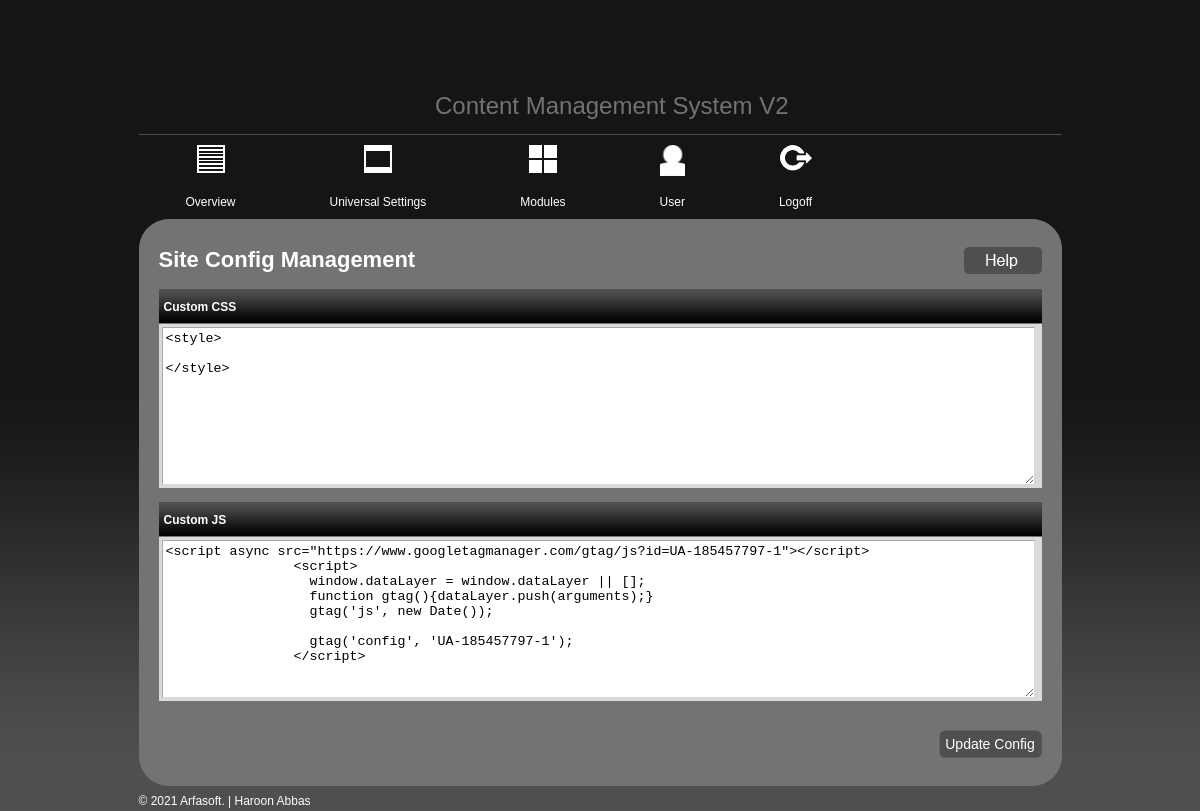
Screenshot of /admin/custom.php (signed in) with the database file from the repository.
### tables this page shows
CREATE TABLE `config_tbl` (
  `id` int(11) NOT NULL,
  `header` mediumblob NOT NULL,
  `footer` mediumblob NOT NULL,
  `copyright` mediumblob NOT NULL,
  `contacttext` mediumblob NOT NULL,
  `ar_header` blob NOT NULL,
  `ar_footer` blob NOT NULL,
  `ar_copyright` blob NOT NULL,
  `whatsapp` text,
  `whatsappmessage` text,
  `facebook` text,
  `linkedin` text,
  `instagram` text,
  `twitter` text,
  `youtube` text,
  `vimeo` text,
  `pinterest` text,
  `google` text,
  `adminemail` text,
  `custom_js` blob,
  `header_css` blob
);

### includes/db_wrapper.php (called while the page is built, shortened)
<?php
class mysqldb
{
    var $host;
    var $user;
    var $password;
    var $db_name;
    var $connection = false;
    var $result;
    var $error_level = 0;
    var $error_desc = "No errors";
    var $num_rows = 0;
    public function __construct($host, $user, $password, $db_name, $port)
    {
        $this->host = isset($host) ? $host : "localhost";
        $this->user = isset($user) ? $user : "root";
        $this->password = isset($password) ? $password : "";
        $this->db_name = isset($db_name) ? $db_name : "cms_db";
    }
    function connect($is_persistent = false)
    {
        if (!$is_persistent)
        {
            $this->connection = @mysqli_connect($this->host, $this->user, $this->password, $this->db_name);
        }
        else
        {
            $this->connection = @mysql_pconnect($this->host, $this->user, $this->password, $this->db_name);
        }
    }
    function error_report()
    {
        $this->error_level = mysqli_errno($this->connection);
        $this->error_desc = mysqli_error($this->connection);
    }
    function query($sqlString)
    {
        $this->sqlString = $sqlString;
        if ($this->connection !== false)
        {
            $this->result = mysqli_query($this->connection, $sqlString);
            if ($this->result)
            {
                $this->affected_rows = mysqli_affected_rows($this->connection);
                if (is_object($this->result))
                {
                    $this->num_rows = mysqli_num_rows($this->result);
                }
                return true;
            }
            else
            {
                $this->affected_rows = 0;
                $this->num_rows = 0;
                $this->add_debug_message(date("d/m/Y - H:i:s") . " - OPERATION FAILED: Executed [" . $this->sqlString . "] got " . $this->error_level . " " . $this->error_desc . "\r\n");
                return false;
            }
        }
        else
        {
            $this->affected_rows = 0;
            $this->num_rows = 0;
            $this->add_debug_message(date("d/m/Y - H:i:s") . " - OPERATION FAILED: No database open OR no SQL command provided" . "\r\n");
            return false;
        }
    }
    function fetch_assoc()
    {
        return mysqli_fetch_assoc($this->result);
    }
    function fetch_row($table_name, $where = false, $parameters = array())
    {
        $range = (isset($parameters['range']) && !empty($parameters['range'])) ? $parameters['range'] : " * ";
        $queryString = "SELECT $range FROM $table_name ";
        if ($where != false) $queryString .= " WHERE $where LIMIT 1";
        $this->query($queryString);
        if ($this->num_rows < 1)
        {
            return false;
        }
        else
        {
            return $this->fetch_assoc();
        }
    }
}
$mysql = new mysqldb(DB_HOST, DB_USER, DB_PASSWORD, DB_NAME, DB_PORT);
?>

### admin/custom.php (the view, shortened to what this page needs)
<?php
	include_once("../includes/db_wrapper.php");
	?>
<!DOCTYPE html PUBLIC "-//W3C//DTD XHTML 1.0 Transitional//EN" "http://www.w3.org/TR/xhtml1/DTD/xhtml1-transitional.dtd">
<html xmlns="http://www.w3.org/1999/xhtml">
<head>
<?php
	include_once("widgets/meta_tags.php");
	?>
</head>
<body>
	<div class="wrap">
		<?php
			include_once("widgets/header.php");
			include_once("widgets/top_menu.php");
			?>
		<div class="container-top"></div>
		<?php
			$postrow = $mysql->fetch_row("config_tbl","id=1");
			$header_css = stripslashes($postrow['header_css']);
			$custom_js = stripslashes($postrow["custom_js"]);
			?>
		<div class="container">
		<form action="" method="post" name="config_form" id="config_form" enctype="multipart/form-data" >
			<h2>  Site Config Management</h2>
			<div class="rightbtn">
				<a href="#"><img src="images/helpbtn.png" border="0" alt="help" /></a>
			</div>
			<div class="content">
				<table width="100%" border="0" cellspacing="0" cellpadding="0" class="tblpagecont">
				  <tr class="headerbar">
					<th>Custom CSS</th>
				  </tr>
				  <tr>
					<td><textarea name="header_css" id="header_css" style="width:98%" rows="10"><?php echo $header_css; ?></textarea></td>
				  </tr>
				   <tr class="separator"> <td>&nbsp;</td>
				   </tr>
                   <tr class="headerbar">
					<th>Custom JS</th>
				  </tr>
				  <tr>
					<td><textarea name="custom_js" id="custom_js" style="width:98%" rows="10"><?php echo $custom_js; ?></textarea></td>
				  </tr>
				   <tr class="separator"> <td>&nbsp;</td>
				   </tr>
				</table>
			</div>
			<div class="addbtn-right">
				<input name="update" id="update" border="0" type="submit" value="Update Config" class="addpagebtn" />
			</div>
			</form>
		</div>
		<div class="container-bottom"></div>
		<?php
			include_once("widgets/footer.php");
			?>
	</div>
</body>
</html>

### admin/style.css (style rules this page uses)
body { margin:0px; padding:0px; background:url(images/bodybg.png) repeat-x; background-color:#4f4f4f; }
.wrap { width:923px; margin:0 auto; }
.container-top { float:left; background:url(images/con-top.png) no-repeat; width:923px; height:28px; }
.container { float:left; width:883px; background:url(images/containerbg.png) repeat-y; padding:0px 20px; }
.container h2 { margin:0px; float:left; font-family:Arial, Helvetica, sans-serif; font-size:22px; font-weight:bold; color:#FFFFFF; }
.rightbtn { float:right; }
.content { float:left; width:883px; background-color:#dadada; margin:15px 0px; }
.content textarea { width:300px; height:auto; -moz-border-radius:3px; border-color:#A8A8A8 #D8D8D8 #D8D8D8 #A8A8A8; border-left:1px solid #A8A8A8; border-style:solid; border-width:1px; margin:3px; padding:3px; }
.addbtn-right { float:left; width:883px; text-align:right; }
.container-bottom { float:left; background:url(images/cont-bottom.png) no-repeat; width:923px; height:28px; }
.tblpagecont { font-family:Arial, Helvetica, sans-serif; font-size:12px; }
.tblpagecont .headerbar { background:url(images/container-headerbg.png) repeat-x; width:883px; height:35px; }
.tblpagecont th { color:#FFFFFF; font-family:Arial, Helvetica, sans-serif; font-size:12px; text-align:left; padding-left:5px; }
.tblpagecont tr.separator { background-color:#737374; }
.addpagebtn { background:url(images/addapage.png) no-repeat; width:103px; height:28px; border:none; padding:0px; color:#FFFFFF; font-family:Arial, Helvetica, sans-serif; font-size:14px; cursor:pointer; }

### rows the page displays
config_tbl: header_css "<style> </style>", custom_js "<script async src=\"https://www.googletagmanager.com/gtag/js?id=UA-185457797-1\"></script> <script> window.dataLayer = window.dataLayer || []; function gtag(){dataLayer.push(arguments);} gtag('js', new Date()); gtag('config', 'UA-185457797-1'); </script>"
